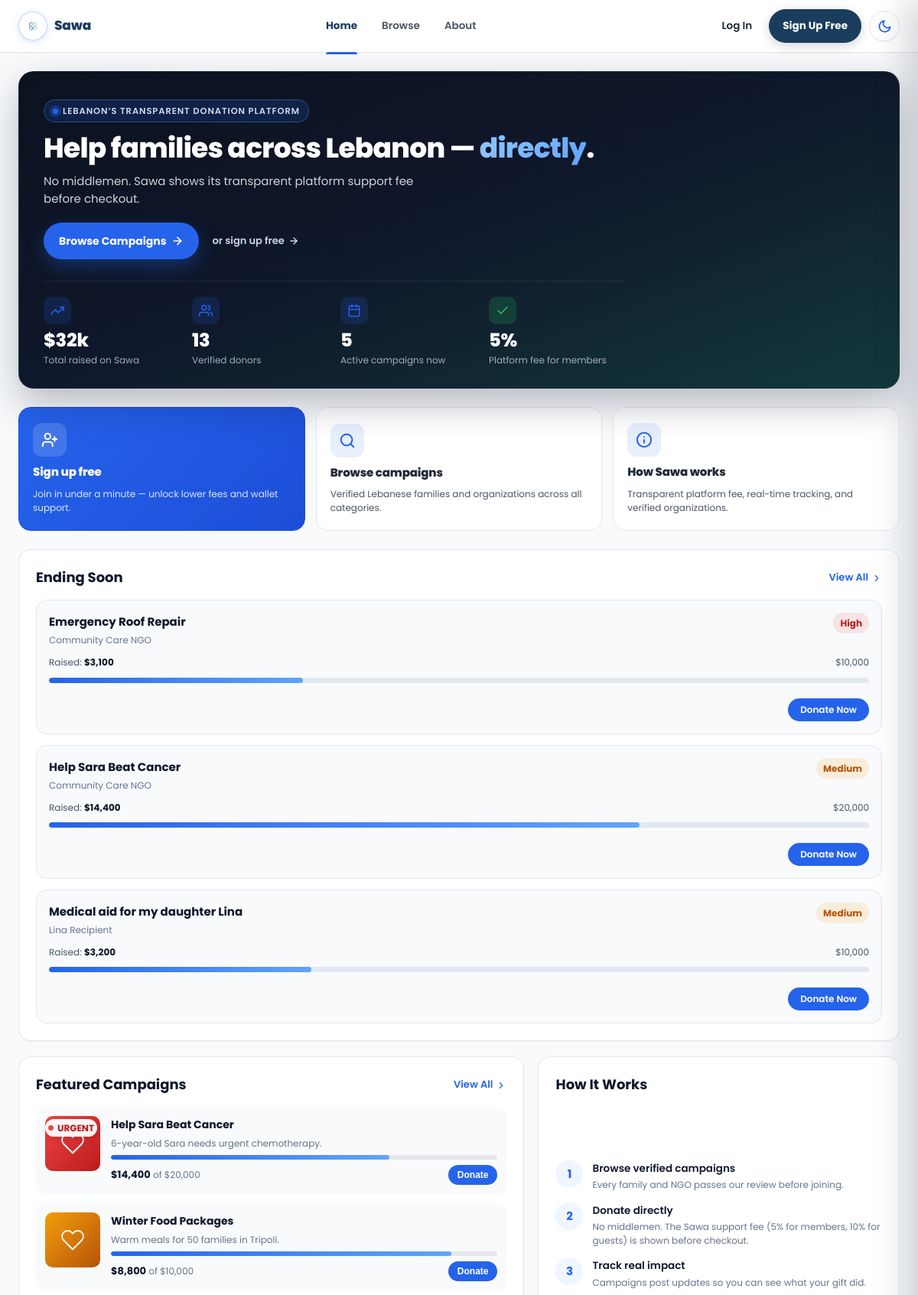
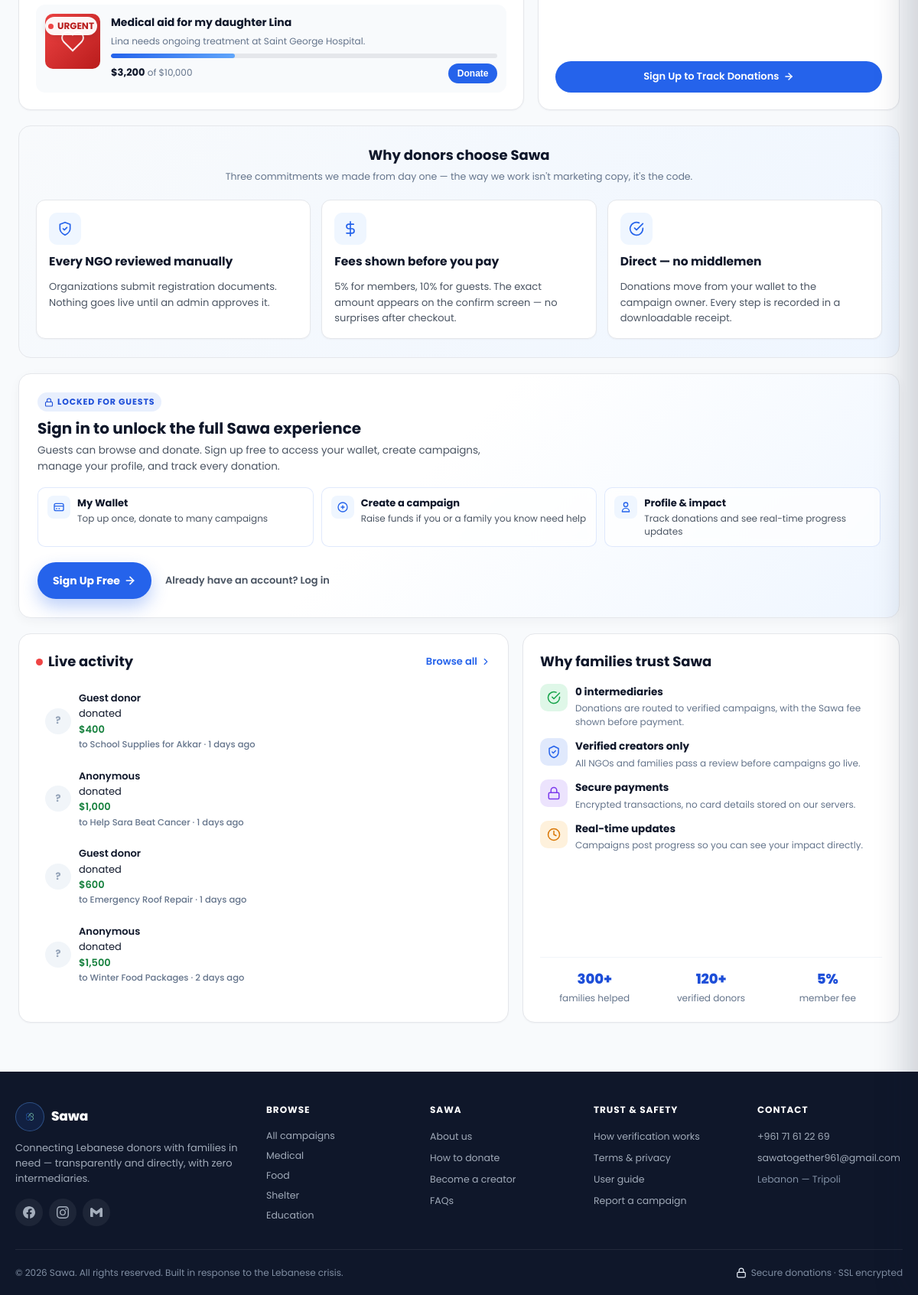
Screenshot of /pages/userhome.php with the database file from the repository (2 pictures, top to bottom).
### tables this page shows
CREATE TABLE IF NOT EXISTS campaigns (
    id                  BIGINT UNSIGNED NOT NULL AUTO_INCREMENT,
    organisation_id     BIGINT UNSIGNED NULL,
    owner_user_id       BIGINT UNSIGNED NULL,
    title               VARCHAR(200) NOT NULL,
    summary             VARCHAR(500) NULL,
    description         TEXT NOT NULL,
    goal_amount         DECIMAL(12,2) NOT NULL,
    raised_amount       DECIMAL(12,2) NOT NULL DEFAULT 0.00,
    currency            CHAR(3) NOT NULL DEFAULT 'USD',
    category_id         BIGINT UNSIGNED NULL,
    location_id         BIGINT UNSIGNED NULL,
    cover_image         VARCHAR(500) NULL,
    status              ENUM('draft','pending','active','paused','completed','rejected') NOT NULL DEFAULT 'pending',
    rejection_reason    TEXT NULL,
    starts_at           DATETIME NULL,
    ends_at             DATETIME NULL,
    created_at          DATETIME NOT NULL DEFAULT CURRENT_TIMESTAMP,
    updated_at          DATETIME NOT NULL DEFAULT CURRENT_TIMESTAMP ON UPDATE CURRENT_TIMESTAMP,
    PRIMARY KEY (id),
    KEY idx_campaigns_status (status),
    KEY idx_campaigns_category (category_id),
    KEY idx_campaigns_location (location_id),
    KEY idx_campaigns_org (organisation_id),
    KEY idx_campaigns_owner (owner_user_id),
    KEY idx_campaigns_active_created (status, created_at),
    CONSTRAINT fk_campaigns_org FOREIGN KEY (organisation_id) REFERENCES organisations(id) ON DELETE CASCADE,
    CONSTRAINT fk_campaigns_owner FOREIGN KEY (owner_user_id) REFERENCES users(id) ON DELETE CASCADE,
    CONSTRAINT fk_campaigns_category FOREIGN KEY (category_id) REFERENCES categories(id) ON DELETE SET NULL,
    CONSTRAINT fk_campaigns_location FOREIGN KEY (location_id) REFERENCES locations(id) ON DELETE SET NULL
);

CREATE TABLE IF NOT EXISTS donations (
    id              BIGINT UNSIGNED NOT NULL AUTO_INCREMENT,
    campaign_id     BIGINT UNSIGNED NOT NULL,
    donor_id        BIGINT UNSIGNED NULL,
    guest_name      VARCHAR(120) NULL,
    guest_email     VARCHAR(255) NULL,
    guest_phone     VARCHAR(40) NULL,
    amount          DECIMAL(12,2) NOT NULL,
    fee_amount      DECIMAL(12,2) NOT NULL DEFAULT 0.00,
    total_charged   DECIMAL(12,2) NOT NULL DEFAULT 0.00,
    currency        CHAR(3) NOT NULL DEFAULT 'USD',
    status          ENUM('pending','verified','completed','refunded','failed') NOT NULL DEFAULT 'pending',
    payment_method  ENUM('whish','hosted_checkout','wallet') NOT NULL DEFAULT 'whish',
    anonymous       TINYINT(1) NOT NULL DEFAULT 0,
    message         VARCHAR(500) NULL,
    payment_ref     VARCHAR(120) NULL,
    created_at      DATETIME NOT NULL DEFAULT CURRENT_TIMESTAMP,
    verified_at     DATETIME NULL,
    completed_at    DATETIME NULL,
    PRIMARY KEY (id),
    KEY idx_donations_campaign (campaign_id),
    KEY idx_donations_donor (donor_id),
    KEY idx_donations_status (status),
    KEY idx_donations_created (created_at),
    CONSTRAINT fk_donations_campaign FOREIGN KEY (campaign_id) REFERENCES campaigns(id) ON DELETE RESTRICT,
    CONSTRAINT fk_donations_donor FOREIGN KEY (donor_id) REFERENCES users(id) ON DELETE RESTRICT
);

### pages/userhome.php (shortened to what the rows shown need)
<?php
$auth = Auth::check();
$bodyClass = $auth ? 'is-auth ' . Auth::bodyRoleClass() : 'is-guest';
$liveActivity = DonationService::recentPlatformActivity(6);
$urgentCampaigns = CampaignService::listUrgent(5);
$featuredCampaigns = CampaignService::listFeatured(3);
$partial = dirname(__DIR__) . '/php/partials/';
?>
<!DOCTYPE html>
<html lang="en">
<head>
  <link rel="stylesheet" href="../css/tokens.css">
  <link rel="stylesheet" href="../css/userhome.css">
</head>
<body class="<?= $bodyClass ?>">
  <div class="layout">
    <main class="main-content" id="main">
      <section id="dashboard" class="section active">
        <section class="guest-hero-v2 guest-only" aria-labelledby="guest-hero-heading">
          <div class="guest-hero-v2-inner">
            <h1 id="guest-hero-heading">Help families across Lebanon &mdash; <span class="hero-accent">directly</span>.</h1>
          </div>
        </section>
        <div class="dash-lower">
          <div class="dash-card donor-only guest-show">
            <div class="urgent-list" id="urgent-list">
              <?php if (!$urgentCampaigns): ?>
              <p class="empty-inline">No campaigns are wrapping up in the next week.</p>
              <?php else: foreach ($urgentCampaigns as $camp): include $partial . 'urgent-item.php'; endforeach; endif; ?>
            </div>
          </div>
        </div>
        <div class="guest-feature-grid guest-only">
          <div class="dash-card">
            <div class="featured-list">
              <?php if (!$featuredCampaigns): ?>
              <p class="empty-inline">No campaigns to feature yet.</p>
              <?php else: foreach ($featuredCampaigns as $camp): include $partial . 'featured-camp.php'; endforeach; endif; ?>
            </div>
          </div>
        </div>
        <div class="dash-two-col guest-only">
          <div class="dash-card activity-card">
            <ul class="activity-feed" id="activity-feed">
              <?php if (!$liveActivity): ?>
              <li class="activity-row">
                <div class="activity-text">
                  <span class="activity-meta">No donations yet — be the first to give.</span>
                </div>
              </li>
              <?php else: foreach ($liveActivity as $act):
                $isAnon = $act['anonymous'] || $act['label'] === 'Guest donor';
                $initial = mb_strtoupper(mb_substr($act['label'], 0, 1));
              ?>
              <li class="activity-row">
                <span class="activity-avatar<?= $isAnon ? ' activity-avatar-anon' : '' ?>"><?= $isAnon ? '?' : htmlspecialchars($initial, ENT_QUOTES, 'UTF-8') ?></span>
                <div class="activity-text">
                  <strong><?= htmlspecialchars($act['label'], ENT_QUOTES, 'UTF-8') ?></strong> donated <strong class="activity-amount">$<?= number_format($act['amount']) ?></strong>
                  <span class="activity-meta">to <?= htmlspecialchars($act['campaign'], ENT_QUOTES, 'UTF-8') ?> &middot; <time datetime="<?= htmlspecialchars($act['created_at'], ENT_QUOTES, 'UTF-8') ?>"><?= htmlspecialchars(Format::timeAgo($act['created_at']), ENT_QUOTES, 'UTF-8') ?></time></span>
                </div>
              </li>
              <?php endforeach; endif; ?>
          </div>
        </div>
      </section>
    </main>
  </div>
</body>
</html>

### php/partials/urgent-item.php (shortened to what the rows shown need)
<?php
$id = (int) $camp['id'];
$title = htmlspecialchars((string) $camp['title'], ENT_QUOTES, 'UTF-8');
$creator = htmlspecialchars((string) ($camp['creator_name'] ?? 'Sawa member'), ENT_QUOTES, 'UTF-8');
$raised = (float) $camp['raised_amount'];
$goal = (float) $camp['goal_amount'];
$pct = $goal > 0 ? min(100, (int) round(($raised / $goal) * 100)) : 0;
$priorityClass = Format::urgentPriority($camp);
$priorityLabel = Format::urgentPriorityLabel($camp);
$showDonate = empty($camp['_hide_donate']);
$badgeLabel = $priorityLabel;
?>
<article class="urgent-item">
  <div class="urgent-row">
    <div class="urgent-meta">
      <strong><?= $title ?></strong>
      <small><?= $creator ?></small>
    </div>
    <span class="urgent-priority <?= $priorityClass ?>"><?= htmlspecialchars($badgeLabel, ENT_QUOTES, 'UTF-8') ?></span>
  </div>
  <div class="urgent-progress-row">
    <small>Raised: <strong>$<?= number_format($raised) ?></strong></small>
    <small>$<?= number_format($goal) ?></small>
  </div>
  <div class="progress-bar"><div class="progress-fill" style="width:<?= $pct ?>%"></div></div>
  <?php if ($showDonate): ?>
  <button class="urgent-donate" data-camp-id="<?= $id ?>" data-camp-title="<?= $title ?>">Donate Now</button>
  <?php endif; ?>
</article>

### php/partials/featured-camp.php (shortened to what the rows shown need)
<?php
$id = (int) $camp['id'];
$title = htmlspecialchars((string) $camp['title'], ENT_QUOTES, 'UTF-8');
$summary = htmlspecialchars((string) ($camp['summary'] ?? mb_substr((string) $camp['description'], 0, 80)), ENT_QUOTES, 'UTF-8');
$raised = (float) $camp['raised_amount'];
$goal = (float) $camp['goal_amount'];
$pct = $goal > 0 ? min(100, (int) round(($raised / $goal) * 100)) : 0;
$catCss = CampaignService::categoryCss((string) ($camp['category_name'] ?? 'other'));
$urgent = CampaignService::isUrgent($camp);
$coverPath = trim((string) ($camp['cover_image'] ?? ''));
$coverUrl = $coverPath !== '' ? htmlspecialchars(Upload::publicUrl($coverPath), ENT_QUOTES, 'UTF-8') : '';
?>
<article class="featured-camp" data-camp-id="<?= $id ?>" data-camp-title="<?= $title ?>">
  <div class="featured-camp-thumb <?= $catCss ?><?= $coverUrl !== '' ? ' has-cover' : '' ?>"<?= $coverUrl !== '' ? ' style="background-image:url(\'' . $coverUrl . '\')"' : '' ?>>
    <?php if ($coverUrl === ''): ?>
    <svg viewBox="0 0 24 24" fill="none" stroke="currentColor" stroke-width="1.5" aria-hidden="true"><path d="M20.84 4.61a5.5 5.5 0 0 0-7.78 0L12 5.67l-1.06-1.06a5.5 5.5 0 0 0-7.78 7.78l1.06 1.06L12 21.23l7.78-7.78 1.06-1.06a5.5 5.5 0 0 0 0-7.78z"/></svg>
    <?php endif; ?>
    <?php if ($urgent): ?><span class="camp-urgent-badge">Urgent</span><?php endif; ?>
  </div>
  <div class="featured-camp-body">
    <strong><?= $title ?></strong>
    <small><?= $summary ?></small>
    <div class="progress-bar"><div class="progress-fill" style="width:<?= $pct ?>%"></div></div>
    <div class="featured-camp-meta">
      <span><strong>$<?= number_format($raised) ?></strong> of $<?= number_format($goal) ?></span>
      <button class="featured-camp-donate" data-camp-id="<?= $id ?>" data-camp-title="<?= $title ?>">Donate</button>
    </div>
  </div>
</article>

### rows the page displays
campaigns: title "Emergency Roof Repair", creator "Community Care NGO", ends_at "High", raised_amount "3,100", goal_amount "10,000"
campaigns: title "Help Sara Beat Cancer", creator "Community Care NGO", ends_at "Medium", raised_amount "14,400", goal_amount "20,000", shows "URGENT", summary "6-year-old Sara needs urgent chemotherapy."
campaigns: title "Medical aid for my daughter Lina", creator "Lina Recipient", ends_at "Medium", raised_amount "3,200", goal_amount "10,000", shows "URGENT", summary "Lina needs ongoing treatment at Saint George Hospital."
campaigns: title "Winter Food Packages", summary "Warm meals for 50 families in Tripoli.", raised_amount "8,800", goal_amount "10,000"
donations: label "Guest donor", amount "400", campaign.title "School Supplies for Akkar"
donations: label "Anonymous", amount "1,000", campaign.title "Help Sara Beat Cancer"
donations: label "Guest donor", amount "600", campaign.title "Emergency Roof Repair"
donations: label "Anonymous", amount "1,500", campaign.title "Winter Food Packages"

### other values shown
$platformStats['donors'] "13"
$platformStats['active'] "5"
